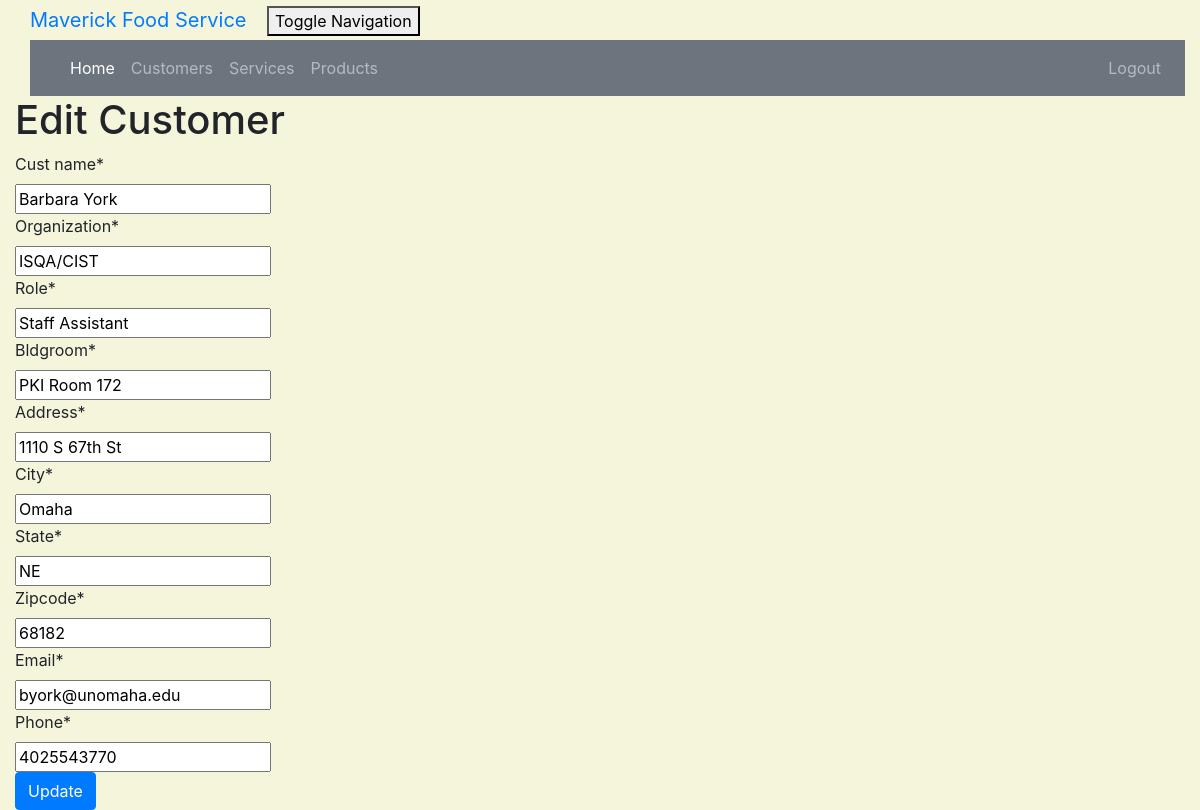
The page /customer/1/edit/ (signed in) on the database its author committed.
### crm/models.py (models this page shows, shortened)
class Customer(models.Model):
    cust_name = models.CharField(max_length=50)
    email = models.EmailField(max_length=100)
    phone = models.CharField(max_length=20)
    bldgroom = models.CharField(max_length=100)
    address = models.CharField(max_length=200)
    city = models.CharField(max_length=50)
    state = models.CharField(max_length=50)
    zipcode = models.CharField(max_length=10)
    organization = models.CharField(max_length=100)
    role = models.CharField(max_length=100)

### crm/views.py (the view)
# urls.py: path('customer/<int:pk>/edit/', views.customer_edit, name='customer_edit'),
@login_required
def customer_edit(request, pk):
    customer = get_object_or_404(Customer, pk=pk)
    if request.method == "POST":
        form = CustomerForm(request.POST, instance=customer)
        if form.is_valid():
            customer = form.save(commit=False)
            customer.updated_date = timezone.now()
            customer.save()
            customer = Customer.objects.filter()
            return render(request, 'crm/customer_list.html',
                          {'customers': customer})
    else:
        form = CustomerForm(instance=customer)
    return render(request, 'crm/customer_edit.html', {'form': form})

### crm/forms.py
class CustomerForm(forms.ModelForm):
    class Meta:
        model = Customer
        fields = ('cust_name', 'organization', 'role', 'bldgroom', 'address',
                  'city', 'state', 'zipcode', 'email', 'phone')

### crm/templates/crm/customer_edit.html (shortened to what this page needs)
<!DOCTYPE html>
<html lang="en">
{% extends 'crm/base.html' %}
{% load crispy_forms_tags %}
{% block content %}
    <h1>Edit Customer</h1>
    <form method="POST" class="customer-form">{% csrf_token %}
        {{ form|crispy }}
        <button type="submit" class="btn btn-primary">Update</button>
    </form>
{% endblock %}

### crm/static/css/portfolio.css (style rules this page uses)
body { padding-left: 15px; }

### crm/templates/crm/customer_edit.html (style rules this page uses)
body { background-color: beige; }

### rows shown on the page
Customer: cust_name "Barbara York", organization "ISQA/CIST", role "Staff Assistant", bldgroom "PKI Room 172", address "1110 S 67th St", city "Omaha", state "NE", zipcode "68182", email "byork@unomaha.edu", phone "4025543770"
